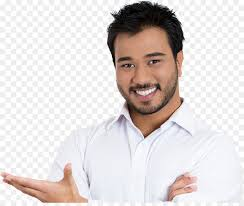
#> input picture loadingImages/watch.jpg, 244 x 206 px
$ python main.py
#> lines starting #> are read from the running program, lines starting #| are printed output that depends on the picture
import cv2
import numpy as np
from matplotlib import pyplot as plt

# [4 lines of commented-out code are left out]

img = cv2.imread('watch.jpg',cv2.IMREAD_GRAYSCALE)
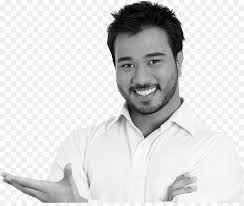
#> img: shape (206, 244); min 0, max 255, mean 218.3

plt.imshow(img, cmap = 'gray', interpolation = 'bicubic')
# plt.xticks([]), plt.yticks([])  # to hide tick values on X and Y axis
plt.plot([200,300,400],[100,200,300],'c', linewidth=5)
plt.show()
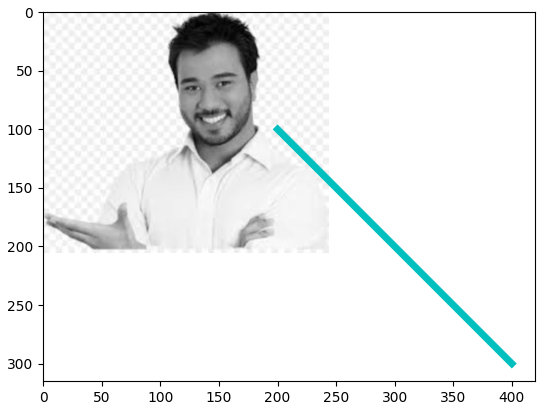
#> figure drawn by matplotlib, 1 panel

cv2.imwrite('image.png',img)
